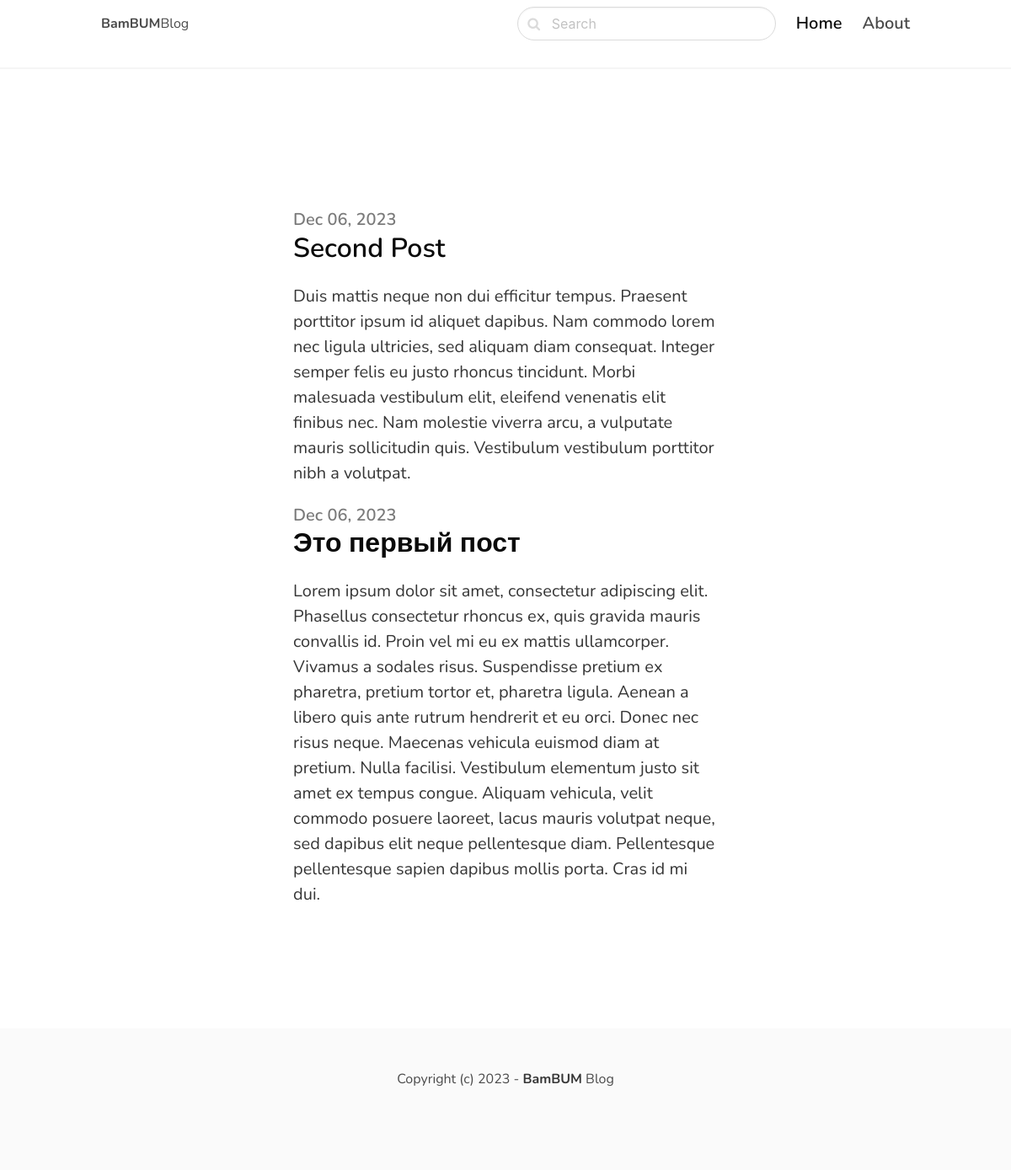
Before: /django/ with the older database file.
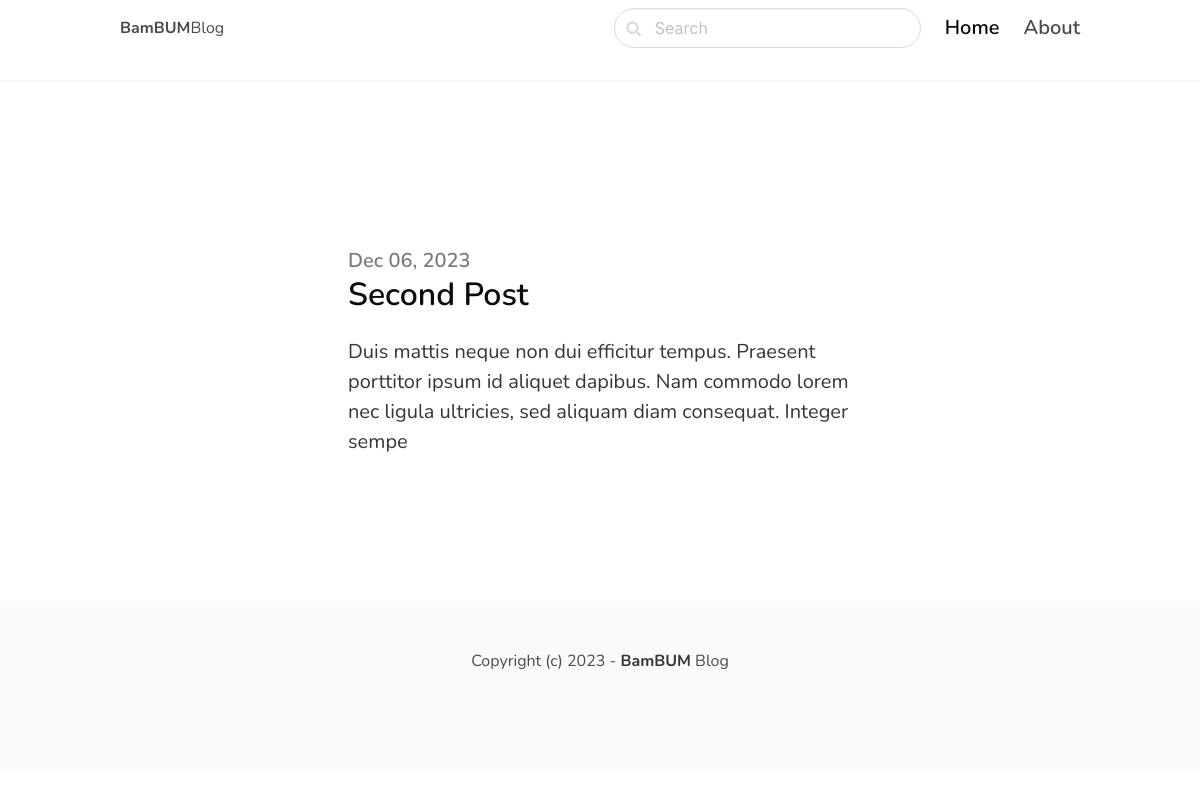
After: the same page with the newer database file.
### blog/models.py (models this page shows, shortened)
class Post(models.Model):
    ACTIVE = 'active'
    DRAFT = 'draft'
    CHOICES_STATUS = (
        (ACTIVE, 'Active'),
        (DRAFT, 'Draft')
    )
    category = models.ForeignKey(Category, related_name='posts', on_delete=models.CASCADE)
    title = models.CharField(max_length=255, verbose_name='Заголовок:')
    slug = models.SlugField()
    intro = models.TextField(verbose_name="Вступление:")
    body = models.TextField(verbose_name="Содержимое:")
    created_at = models.DateTimeField(auto_now_add=True, verbose_name="Созданно в:")
    status = models.CharField(max_length=10, choices=CHOICES_STATUS, default=ACTIVE)
    image = models.ImageField(upload_to='uploads/', blank=True, null=True)
    class Meta():
        ordering = ('-created_at',)

### blog/views.py (the view)
# urls.py: path('<slug:slug>/', views.category, name='category_detail'),
def category(request, slug):
    category = get_object_or_404(Category, slug=slug)
    posts = category.posts.filter(status=Post.ACTIVE)
    return render(request, 'blog/category.html', {'category': category, 'posts': posts})

### blog/templates/blog/category.html (shortened to what this page needs)
{% extends 'core/base.html' %}
{% block content %}
 <section class="hero">
    <div class="hero-body">
      <div class="container">
          <section class="section">
              <div class="columns">
                <div class="column column is-8 is-offset-2">
                  {% for post in category.posts.all %}
                    <div class="content is-medium">
                      <a href="{% url 'post_detail'  post.category.slug post.slug %}">
                        <h2 class="subtitle is-5 has-text-grey">{{ post.created_at|date:'M d, Y' }}</h2>
                        <h1 class="title has-text-black is-3">{{ post.title }}</h1>
                        <p class="has-text-dark">{{ post.intro }}</p>
                      </a>
                    </div>
                  {% endfor %}
                </div>
              </div>
          </section>
      </div>
    </div>
 </section>
{% endblock %}

Changed rows visible on the page:
no longer on this page (row edited): Post: created_at "Dec 06, 2023", title "Это первый пост", intro "Lorem ipsum dolor sit amet, consectetur adipiscing elit. Phasellus consectetur rhoncus ex, quis gravida mauris convallis id. Proin vel mi eu ex mattis ullamcorper. Vivamus a sodales risus. Suspendisse pretium ex pharetra, pretium tortor et, pharetra ligula. Aenean a libero quis ante rutrum hendrerit et eu orci. Donec nec risus neque. Maecenas vehicula euismod diam at pretium. Nulla facilisi. Vestibulum elementum justo sit amet ex tempus congue. Aliquam vehicula, velit commodo posuere laoreet, lacus mauris volutpat neque, sed dapibus elit neque pellentesque diam. Pellentesque pellentesque sapien dapibus mollis porta. Cras id mi dui."
changed Post "Second Post": intro "…aliquam diam consequat. Integer semper felis eu justo rhoncus tincidunt. Morbi malesuada vestibulum elit, eleifend venenatis elit finibus nec. Nam molestie viverra arcu, a vulputate mauris sollicitudin quis. Vestibulum vestibulum porttitor nibh a volutpat." → "…aliquam diam consequat. Integer sempe"
